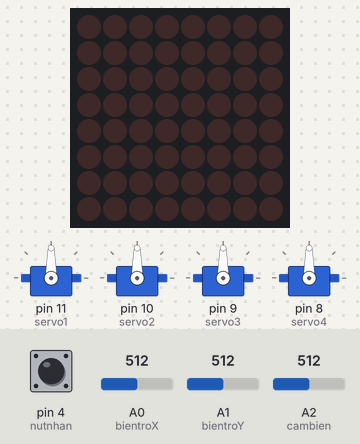
Recording of a sketch running on a simulated Arduino Uno, built with avr-gcc and run on an emulated ATmega328P. On the bench: 8×8 LED matrix, 4 × servo. The test bench sets the inputs (shaded band); at power-on: A0 (bientroX) = 512, A1 (bientroY) = 512, pin 4 (nutnhan) HIGH, A2 (cambien) = 512. What the sketch prints to the serial monitor is not drawn.

Above: at 1.8 s.
1.9 s: A0 (bientroX) set to 0
At 4.3 s:
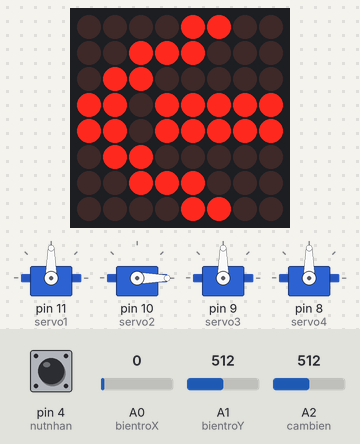
6.0 s: A1 (bientroY) set to 0
At 8.7 s:
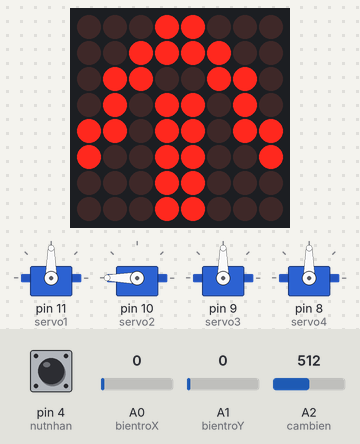
10.1 s: A1 (bientroY) set to 122
At 13.8 s:
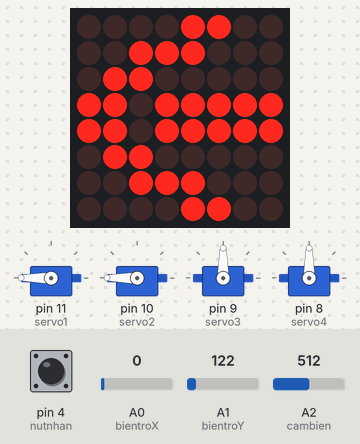
14.2 s: A0 (bientroX) set to 1023
At 18.2 s:
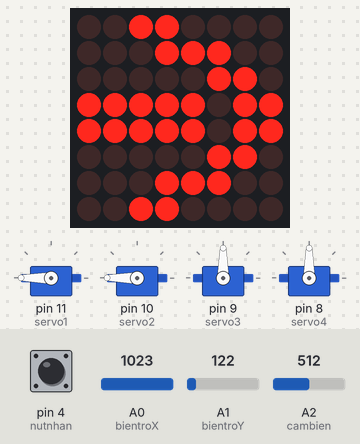
18.3 s: A1 (bientroY) set to 1023
22.4 s: A0 (bientroX) set to 0
At 26.5 s:
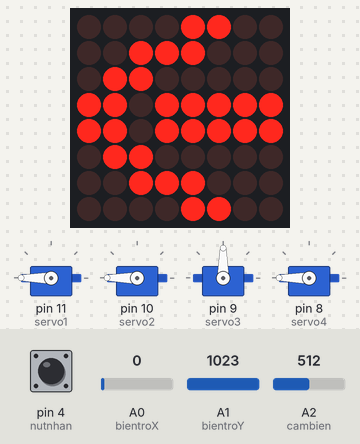
Timing chart, 0 to 27.5 s (numbered marks = the images above; inputs shaded):
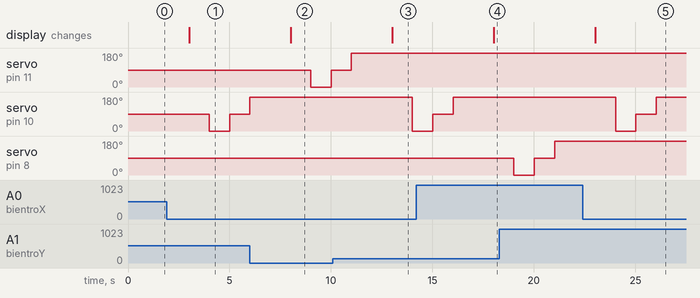

Measured:
- after the input at 1.9 s, servo on pin 10 (servo2): 90° → 0° after 2.1 s, → 90° 1.0 s later; the display: changes after 1.1 s (image 1)
- after the input at 6.0 s, servo on pin 11 (servo1): 90° → 0° after 3.0 s, → 90° 1.0 s later; servo on pin 10 (servo2): goes on until 6.0 s, then stays 180°; the display: changes after 2.0 s (image 2)
- after the input at 10.1 s, servo on pin 10 (servo2): 180° → 0° after 3.9 s; the display: changes after 2.9 s (image 3)
- after the input at 14.2 s, the display: changes after 3.8 s (image 4)
- after the input at 22.4 s, servo on pin 10 (servo2): 180° → 0° after 1.6 s, → 90° 1.0 s later, → 180° 1.0 s later; servo on pin 9 (servo3): stays 90° (without the input it goes to 0° after 1.6 s); the display: changes after 0.63 s (image 5)

The sketch:

asdasd.ino
```cpp
#include <Servo.h>
#include <MaxMatrix.h>
int bientroX = A0;
int cambien = A2;////////////
int bientroY = A1;
int nutnhan = 4;
int DIN = 7;   // DIN pin -> MAX7219 module
int CLK = 6;   // CLK pin -> MAX7219 module
int CS = 5;    // CS pin -> MAX7219 module
int maxInUse = 1;
int servo2 = 10;
int servo1 = 11;
int servo3 = 9;
int servo4 = 8;
int n = 0;
int i = 0;
int goc;
int giatriX;
int giatriY;
int giatrinut;
MaxMatrix m(DIN, CS, CLK, maxInUse);
Servo myServo4;
Servo myServo1;
Servo myServo2;
Servo myServo3;
////////////////////
char A[] = {8, 8,
          B00110000,
          B00011100,
          B00000110,
          B11111011,
          B11111011,
          B00000110,
          B00011100,
          B00110000,
           };
char B[] = {8, 8,
         B00011000,
         B00111100,
         B01100110,
         B01011010,
         B11011011,
         B10011001,
         B00011000,
         B00011000,
           };
char C[] = {8, 8,
           B00001100,
           B00111000,
           B01100000,
           B11011111,
           B11011111,
           B01100000,
           B00111000,
           B00001100,
                 };
char D[] = {8, 8,
           B00011000,
           B00011000,
           B10011001,
           B11011011,
           B01011010,
           B01100110,
           B00111100,
           B00011000,
                 };
void setup()
{
  {/////////////////
  Serial. begin (9600);

  pinMode (cambien, INPUT);

}/////////////////////
   {
    Serial.begin (9600);

    pinMode (bientroX, INPUT);
    pinMode (bientroY, INPUT);
    pinMode (nutnhan, INPUT_PULLUP);

  }
  {
  m.init(); // MAX7219 tanımlaması
  m.setIntensity(8); // Ledlerin parlaklık ayarı yapılıyor.
}
  {
    Serial.begin(9600);
    myServo1.attach(servo1);
}
 {
    Serial.begin(9600);
    myServo2.attach(servo2);
}
 {
    Serial.begin(9600);
    myServo3.attach(servo3);
}
 {
    Serial.begin(9600);
    myServo4.attach(servo4);
}


}


void loop()
{
  {///////////////////////////////
  int doc_cambien = analogRead(cambien);

  int phantram = map(doc_cambien,0,1023,1,100);

  int phantramthuc = 100 - phantram;

  Serial. print("Analog: "); Serial. print(doc_cambien);
  Serial. print(" ");
  Serial. print("~");
  Serial. print(" ");
  Serial. print(phantramthuc);
  Serial. println("%");
  delay (500);

}///////////////////////////////////
  {
  giatriX = analogRead(bientroX);
  giatriY = analogRead(bientroY);
  giatrinut = digitalRead(nutnhan);

  Serial.print ("Giá trị X: ");
  Serial.print (giatriX);
  Serial.print ("   ");
  Serial.print ("Giá trị Y: ");
  Serial.print (giatriY);
  Serial.print ("   ");
  Serial.print ("Giá trị nút nhấn: ");
  Serial.println (giatrinut);
  delay (500);

}
{
  if (giatriY==0)
  {
  // if (n==0)
//{
    m.clear();
    m.writeSprite(0, 0, A);
  delay(1000);
//}

    myServo1.write(0);
    goc = myServo1.read();
    Serial.print("Góc hiện tại: "); Serial.println(goc);
    delay(1000);

    myServo1.write(90);
    goc = myServo1.read();
    Serial.print("Góc hiện tại: "); Serial.println(goc);
    delay(1000);

    myServo1.write(180);
    goc = myServo1.read();
    Serial.print("Góc hiện tại: "); Serial.println(goc);
    delay(1000);
    n++;
  }
  else if (giatriX==0)
  {

    //if (n==1)
//{
    m.clear();
    m.writeSprite(0, 0, B);
  delay(1000);
//}

    myServo2.write(0);
    goc = myServo2.read();
    Serial.print("Góc hiện tại: "); Serial.println(goc);
    delay(1000);

    myServo2.write(90);
    goc = myServo2.read();
    Serial.print("Góc hiện tại: "); Serial.println(goc);
    delay(1000);

    myServo2.write(180);
    goc = myServo2.read();
    Serial.print("Góc hiện tại: "); Serial.println(goc);
    delay(1000);
    n++;
  }
else if (giatriY==1023)
  {
     // if (n==2)
//{
    m.clear();
   m.writeSprite(0, 0, C);
  delay(1000);
//}

    myServo3.write(0);
    goc = myServo3.read();
    Serial.print("Góc hiện tại: "); Serial.println(goc);
    delay(1000);

    myServo3.write(90);
    goc = myServo3.read();
    Serial.print("Góc hiện tại: "); Serial.println(goc);
    delay(1000);

    myServo3.write(180);
    goc = myServo3.read();
    Serial.print("Góc hiện tại: "); Serial.println(goc);
    delay(1000);
    n++;
  }
   else if (giatriX==1023)
   {
//if (n==3)
//{
    m.clear();
    m.writeSprite(0, 0, D);
  delay(1000);
//}

    myServo4.write(0);
    goc = myServo4.read();
    Serial.print("Góc hiện tại: "); Serial.println(goc);
    delay(1000);

    myServo4.write(90);
    goc = myServo4.read();
    Serial.print("Góc hiện tại: "); Serial.println(goc);
    delay(1000);

    myServo4.write(180);
    goc = myServo4.read();
    Serial.print("Góc hiện tại: "); Serial.println(goc);
    delay(1000);
    n=i;
  }
  //else if (n==0)
 // {
  //  m.clear();
  //  m.writeSprite(0, 0, A);
  //delay(1000);

  //}
  // else if (n==1)
  //{
  //  m.clear();
   // m.writeSprite(0, 0, B);
  //delay(1000);

  //}
  // else if (n==2)
  //{
   // m.clear();
   // m.writeSprite(0, 0, C);
 // delay(1000);

 // }
 //  else if (n==3)
  //{
  //  m.clear();
  //  m.writeSprite(0, 0, D);
 // delay(1000);

//  }
}


}
```
